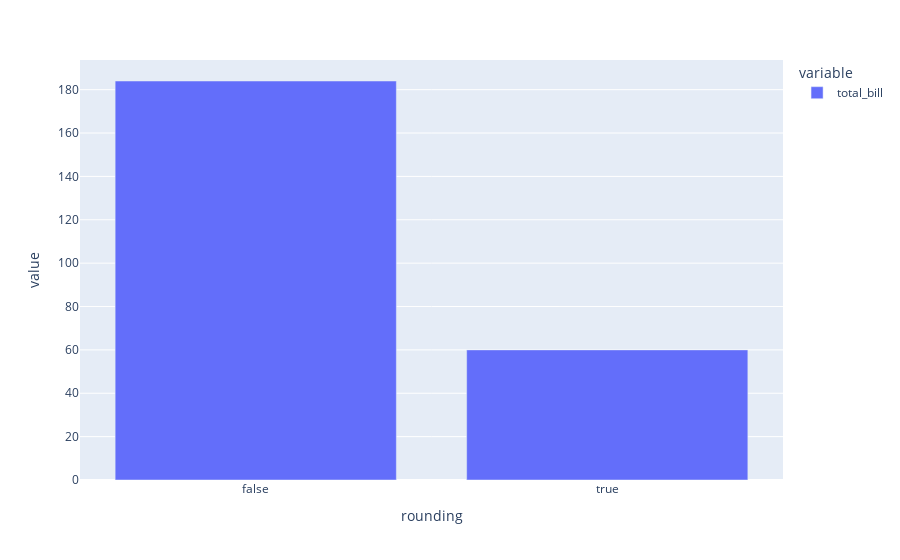

Write notebook code for a chart like this one.
### Code cell
df['rounding'] = (df['total_bill'] + df['tip']).astype('int64') == (df['total_bill'] + df['tip'])
df.groupby('rounding').count()['total_bill'].plot(kind = 'bar')

### Figure 1 — Plotly figure (JSON) as saved in the notebook; plotly's stock layout.template omitted (floating-point values rounded to 4 significant figures)
{"data": [{"alignmentgroup": "True", "hovertemplate": "variable=total_bill<br>rounding=%{x}<br>value=%{y}<extra></extra>", "legendgroup": "total_bill", "marker": {"color": "#636efa", "pattern": {"shape": ""}}, "name": "total_bill", "offsetgroup": "total_bill", "orientation": "v", "showlegend": true, "textposition": "auto", "type": "bar", "x": [false, true], "xaxis": "x", "y": [184, 60], "yaxis": "y"}], "layout": {"barmode": "relative", "legend": {"title": {"text": "variable"}, "tracegroupgap": 0}, "margin": {"t": 60}, "xaxis": {"anchor": "y", "domain": [0, 1], "title": {"text": "rounding"}}, "yaxis": {"anchor": "x", "domain": [0, 1], "title": {"text": "value"}}}}
